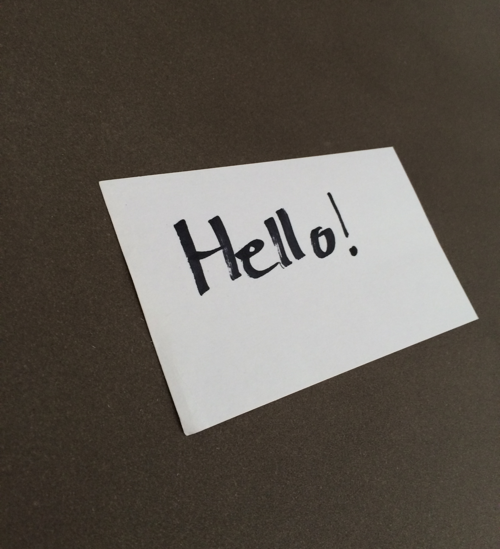
#> input picture testdata/perspective_warp.png, 500 x 549 px
$ python transformutils.py
#> lines starting #> are read from the running program, lines starting #| are printed output that depends on the picture
# -*- coding: utf-8 -*-
#-------------------------------------------------------------------------------
# Name:      transformutils.py
# Purpose:   Transformations for computer vision related applications
#
# Author:    Indranil Sinharoy
#
# Created:   25/09/2014
# Copyright: (c) Indranil Sinharoy, 2015
# License:   MIT License
#-------------------------------------------------------------------------------
from __future__ import print_function, division
import numpy as _np
import math as _math
import warnings as _warnings
import scipy.linalg as _linalg
try:
    import cv2 as _cv2
except ImportError:
    _OPENCV = False
else:
    _OPENCV = True

def order_points(pts):
    """returns list of ordered coordinates from a list of 2-tuple four coordinates

    Parameters
    ----------
    pts : list or ndarray
        4-element list of 2-tuples specifying the four (x,y) coordinates
        of a rectangle.

    Returns
    -------
    opts : ndarray
        ``opts`` is of shape (4, 2) containing the (x,y) coordinates. See Notes

    Notes
    -----
    1. if `pt-0` is `top-left`, `pt-1` is `top-right`, `pt-2` is `bottom-right`
       and `pt-3` is `bottom-left` of the rectangle as shown below::

        pt-0:(x₀, y₀) o————————————o pt-1:(x₁, y₁)
                      |            |
                      |            |
        pt-3:(x₃, y₃) o————————————o pt-2:(x₂, y₂)
    2. Assumption - the points should roughly form a rectangle

    Reference
    ---------
    1. Adapted from "OpenCV getPerspectiveTransform Example" at pyimagesearch.com
    """
    if not isinstance(pts, _np.ndarray):
        pts = _np.array(pts)

    opts = _np.empty((4, 2))

    s = pts.sum(axis=1)
    opts[0] = pts[_np.argmin(s)] # (x₀ + y₀) < (xᵢ + yᵢ) V i ∈ 1,2,3
    opts[2] = pts[_np.argmax(s)] # (x₂ + y₂) > (xᵢ + yᵢ) V i ∈ 0,1,3

    d = _np.diff(pts, axis=1)
    opts[1] = pts[_np.argmin(d)] # (y₁ - x₁) < (yᵢ- xᵢ) V i ∈ 0,2,3 as y₁ << x₁
    opts[3] = pts[_np.argmax(d)] # (y₃ - x₃) > (yᵢ- xᵢ) V i ∈ 0,1,2 as y₃ >> x₃

    return opts

# [193 lines left out: functions normalize_2D_pts, get_homography2D, get_affine2D, not called in this run]

def _distance(pt0, pt1):
    """return the Euclidean distance between two points ``pt0`` and ``pt1``
    expressed as (x, y)

    Parameters
    ----------
    pt0, pt1 : list or tuple or ndarray
        (x, y) coordinates

    Returns
    -------
    dist : float
        Euclidean distance between the points
    """
    sqrt = _math.sqrt
    x0, y0 = pt0
    x1, y1 = pt1
    return sqrt((x1 - x0)**2 + (y1 - y0)**2)


def four_point_transform(image, pts):
    """apply perspective transformation to `image` to unwarp perspective distortion
    (top-down view) identified by 4 ROI points in the image

    Parameters
    ----------
    image : ndarray
        image to be perspectively transformed (`dtype` is `float32`)
    pts : ndarray
        a (4,2) shaped ndarray containing the four points that contain
        the ROI of the image. (If `dtype` is not `float32`, the `dtype`
        of the points will be fored to `float32`)

    Returns
    -------
    warped : ndarray
        the transformed image

    Notes
    -----
    1. This function depends on the opencv library

    Example
    -------
    >>> image = cv2.imread('imagefile.png')
    >>> pts = np.array([(63, 242), (291, 110), (361, 252), (78, 386)])
    >>> warped = four_point_transform(image, pts)

    Reference
    ---------
    1. Adapted from "OpenCV getPerspectiveTransform Example" at pyimagesearch.com
    """
    assert _OPENCV, "The function requires opencv package"
    assert isinstance(image, _np.ndarray), "image is required to be a Numpy array"
    assert image.shape[0] > 0 and image.shape[1] > 0
    # compute width and height of new image
    pts = order_points(pts).astype('float32')
    tl, tr, br, bl = pts
    tWid = int(_distance(tl, tr))
    bWid = int(_distance(bl, br))
    lHit = int(_distance(tl, bl))
    rHit = int(_distance(tr, br))
    width = max(tWid, bWid)
    height = max(lHit, rHit)
    # construct the dst set of points
    dst = _np.array([[0, 0], [width-1, 0], [width-1, height-1], [0, height-1]],
                   dtype='float32')
    # compute the perspective transform matrix and apply it. Definition of `src` and
    # `dst` in the function getPerspectiveTransform()
    # src – Coordinates of quadrangle vertices in the source image.
    # dst – Coordinates of the corresponding quadrangle vertices in the destination image.
    mat = _cv2.getPerspectiveTransform(src=pts, dst=dst)
    warped = _cv2.warpPerspective(src=image.astype('float32'), M=mat, dsize=(width, height))
    return warped.astype(image.dtype)

# ##########################################
# test functions to test the module methods
# ##########################################

# [77 lines left out: functions _test_get_homography2D, _test_get_affine2D, _test_order_points, not called in this run]

def _test_four_point_transform():
    curdir = _path.dirname(_path.abspath(__file__))
    imgdir = _path.join(curdir[:curdir.find("cvutils")], 'testdata')
    imgfile = "perspective_warp.png"
    image = _cv2.imread(_path.join(imgdir, imgfile))
#> image is the input picture: shape (549, 500, 3); mean B, G, R 82.4, 90, 96.5

    pts = _np.array([(101, 185), (393, 151), (479, 323), (187, 441)]).astype('float32')
    warped = four_point_transform(image, pts)
#> in four_point_transform, `warped = _cv2.warpPerspective(src=image.astype('float32'), M=mat, dsiz..`:
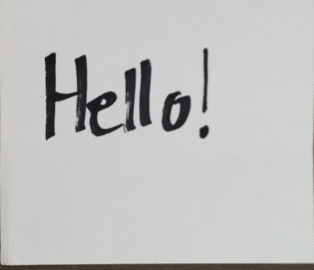
#> warped: shape (270, 314, 3) float32; mean B, G, R 192.8, 193.6, 193.6
    _cv2.imshow("Original", image)
    _cv2.imshow("Warped", warped)
    _cv2.waitKey(1000)
    _cv2.destroyAllWindows()

if __name__ == '__main__':
    import numpy.testing as _nt
    from numpy import set_printoptions
    import os.path as _path
    set_printoptions(precision=5, suppress=False)
    # non-visual test functions
    #_test_get_homography2D()
    #_test_get_affine2D()
    #_test_order_points()
    # visual test functions
    _test_four_point_transform()
